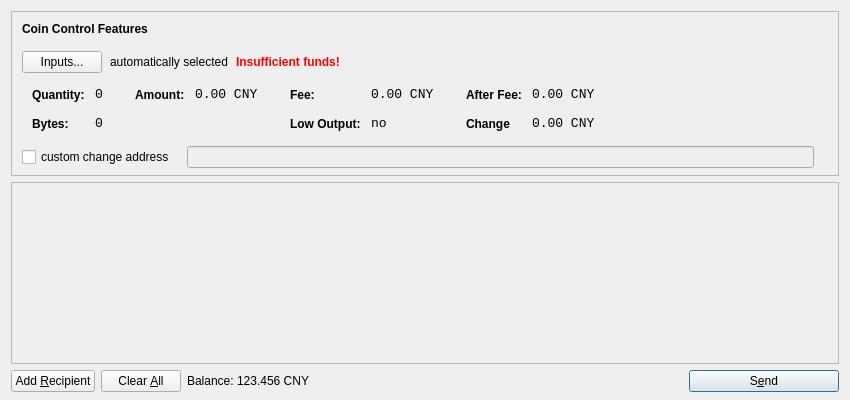
<?xml version="1.0" encoding="UTF-8"?>
<ui version="4.0">
 <class>SendCoinsDialog</class>
 <widget class="QDialog" name="SendCoinsDialog">
  <property name="geometry">
   <rect>
    <x>0</x>
    <y>0</y>
    <width>850</width>
    <height>400</height>
   </rect>
  </property>
  <property name="windowTitle">
   <string>Send Coins</string>
  </property>
  <layout class="QVBoxLayout" name="verticalLayout" stretch="0,1,0">
   <property name="bottomMargin">
    <number>8</number>
   </property>
   <item>
    <widget class="QFrame" name="frameCoinControl">
     <property name="sizePolicy">
      <sizepolicy hsizetype="Expanding" vsizetype="Expanding">
       <horstretch>0</horstretch>
       <verstretch>0</verstretch>
      </sizepolicy>
     </property>
     <property name="maximumSize">
      <size>
       <width>16777215</width>
       <height>16777215</height>
      </size>
     </property>
     <property name="frameShape">
      <enum>QFrame::StyledPanel</enum>
     </property>
     <property name="frameShadow">
      <enum>QFrame::Sunken</enum>
     </property>
     <layout class="QVBoxLayout" name="verticalLayoutCoinControl2">
      <property name="spacing">
       <number>-1</number>
      </property>
      <property name="leftMargin">
       <number>0</number>
      </property>
      <property name="topMargin">
       <number>0</number>
      </property>
      <property name="rightMargin">
       <number>0</number>
      </property>
      <property name="bottomMargin">
       <number>6</number>
      </property>
      <item>
       <layout class="QVBoxLayout" name="verticalLayoutCoinControl" stretch="0,0,0,0,1">
        <property name="spacing">
         <number>0</number>
        </property>
        <property name="leftMargin">
         <number>10</number>
        </property>
        <property name="topMargin">
         <number>10</number>
        </property>
        <item>
         <layout class="QHBoxLayout" name="horizontalLayoutCoinControl1">
          <property name="bottomMargin">
           <number>15</number>
          </property>
          <item>
           <widget class="QLabel" name="labelCoinControlFeatures">
            <property name="sizePolicy">
             <sizepolicy hsizetype="Preferred" vsizetype="Maximum">
              <horstretch>0</horstretch>
              <verstretch>0</verstretch>
             </sizepolicy>
            </property>
            <property name="font">
             <font>
              <weight>75</weight>
              <bold>true</bold>
             </font>
            </property>
            <property name="styleSheet">
             <string notr="true">font-weight:bold;</string>
            </property>
            <property name="text">
             <string>Coin Control Features</string>
            </property>
           </widget>
          </item>
         </layout>
        </item>
        <item>
         <layout class="QHBoxLayout" name="horizontalLayoutCoinControl2" stretch="0,0,0,0">
          <property name="spacing">
           <number>8</number>
          </property>
          <property name="bottomMargin">
           <number>10</number>
          </property>
          <item>
           <widget class="QPushButton" name="pushButtonCoinControl">
            <property name="styleSheet">
             <string notr="true"/>
            </property>
            <property name="text">
             <string>Inputs...</string>
            </property>
           </widget>
          </item>
          <item>
           <widget class="QLabel" name="labelCoinControlAutomaticallySelected">
            <property name="text">
             <string>automatically selected</string>
            </property>
            <property name="margin">
             <number>5</number>
            </property>
           </widget>
          </item>
          <item>
           <widget class="QLabel" name="labelCoinControlInsuffFunds">
            <property name="font">
             <font>
              <weight>75</weight>
              <bold>true</bold>
             </font>
            </property>
            <property name="styleSheet">
             <string notr="true">color:red;font-weight:bold;</string>
            </property>
            <property name="text">
             <string>Insufficient funds!</string>
            </property>
            <property name="margin">
             <number>5</number>
            </property>
           </widget>
          </item>
          <item>
           <spacer name="horizontalSpacerCoinControl">
            <property name="orientation">
             <enum>Qt::Horizontal</enum>
            </property>
            <property name="sizeHint" stdset="0">
             <size>
              <width>40</width>
              <height>1</height>
             </size>
            </property>
           </spacer>
          </item>
         </layout>
        </item>
        <item>
         <widget class="QWidget" name="widgetCoinControl" native="true">
          <property name="sizePolicy">
           <sizepolicy hsizetype="Preferred" vsizetype="Preferred">
            <horstretch>0</horstretch>
            <verstretch>0</verstretch>
           </sizepolicy>
          </property>
          <property name="minimumSize">
           <size>
            <width>0</width>
            <height>0</height>
           </size>
          </property>
          <property name="styleSheet">
           <string notr="true"/>
          </property>
          <layout class="QHBoxLayout" name="horizontalLayoutCoinControl5">
           <property name="margin">
            <number>0</number>
           </property>
           <item>
            <layout class="QHBoxLayout" name="horizontalLayoutCoinControl3" stretch="0,0,0,1">
             <property name="spacing">
              <number>20</number>
             </property>
             <property name="topMargin">
              <number>0</number>
             </property>
             <property name="bottomMargin">
              <number>10</number>
             </property>
             <item>
              <layout class="QFormLayout" name="formLayoutCoinControl1">
               <property name="horizontalSpacing">
                <number>10</number>
               </property>
               <property name="verticalSpacing">
                <number>14</number>
               </property>
               <property name="leftMargin">
                <number>10</number>
               </property>
               <property name="topMargin">
                <number>4</number>
               </property>
               <property name="rightMargin">
                <number>6</number>
               </property>
               <item row="0" column="0">
                <widget class="QLabel" name="labelCoinControlQuantityText">
                 <property name="styleSheet">
                  <string notr="true">font-weight:bold;</string>
                 </property>
                 <property name="text">
                  <string>Quantity:</string>
                 </property>
                 <property name="margin">
                  <number>0</number>
                 </property>
                </widget>
               </item>
               <item row="0" column="1">
                <widget class="QLabel" name="labelCoinControlQuantity">
                 <property name="font">
                  <font>
                   <family>Monospace</family>
                   <pointsize>10</pointsize>
                  </font>
                 </property>
                 <property name="cursor">
                  <cursorShape>IBeamCursor</cursorShape>
                 </property>
                 <property name="contextMenuPolicy">
                  <enum>Qt::ActionsContextMenu</enum>
                 </property>
                 <property name="text">
                  <string>0</string>
                 </property>
                 <property name="margin">
                  <number>0</number>
                 </property>
                 <property name="textInteractionFlags">
                  <set>Qt::LinksAccessibleByMouse|Qt::TextSelectableByKeyboard|Qt::TextSelectableByMouse</set>
                 </property>
                </widget>
               </item>
               <item row="1" column="0">
                <widget class="QLabel" name="labelCoinControlBytesText">
                 <property name="styleSheet">
                  <string notr="true">font-weight:bold;</string>
                 </property>
                 <property name="text">
                  <string>Bytes:</string>
                 </property>
                </widget>
               </item>
               <item row="1" column="1">
                <widget class="QLabel" name="labelCoinControlBytes">
                 <property name="font">
                  <font>
                   <family>Monospace</family>
                   <pointsize>10</pointsize>
                  </font>
                 </property>
                 <property name="cursor">
                  <cursorShape>IBeamCursor</cursorShape>
                 </property>
                 <property name="contextMenuPolicy">
                  <enum>Qt::ActionsContextMenu</enum>
                 </property>
                 <property name="text">
                  <string>0</string>
                 </property>
                 <property name="textInteractionFlags">
                  <set>Qt::LinksAccessibleByMouse|Qt::TextSelectableByKeyboard|Qt::TextSelectableByMouse</set>
                 </property>
                </widget>
               </item>
              </layout>
             </item>
             <item>
              <layout class="QFormLayout" name="formLayoutCoinControl2">
               <property name="horizontalSpacing">
                <number>10</number>
               </property>
               <property name="verticalSpacing">
                <number>14</number>
               </property>
               <property name="leftMargin">
                <number>6</number>
               </property>
               <property name="topMargin">
                <number>4</number>
               </property>
               <property name="rightMargin">
                <number>6</number>
               </property>
               <item row="0" column="0">
                <widget class="QLabel" name="labelCoinControlAmountText">
                 <property name="styleSheet">
                  <string notr="true">font-weight:bold;</string>
                 </property>
                 <property name="text">
                  <string>Amount:</string>
                 </property>
                 <property name="margin">
                  <number>0</number>
                 </property>
                </widget>
               </item>
               <item row="0" column="1">
                <widget class="QLabel" name="labelCoinControlAmount">
                 <property name="font">
                  <font>
                   <family>Monospace</family>
                   <pointsize>10</pointsize>
                  </font>
                 </property>
                 <property name="cursor">
                  <cursorShape>IBeamCursor</cursorShape>
                 </property>
                 <property name="contextMenuPolicy">
                  <enum>Qt::ActionsContextMenu</enum>
                 </property>
                 <property name="text">
                  <string notr="true">0.00 CNY</string>
                 </property>
                 <property name="textInteractionFlags">
                  <set>Qt::LinksAccessibleByMouse|Qt::TextSelectableByKeyboard|Qt::TextSelectableByMouse</set>
                 </property>
                </widget>
               </item>
              </layout>
             </item>
             <item>
              <layout class="QFormLayout" name="formLayoutCoinControl3">
               <property name="horizontalSpacing">
                <number>10</number>
               </property>
               <property name="verticalSpacing">
                <number>14</number>
               </property>
               <property name="leftMargin">
                <number>6</number>
               </property>
               <property name="topMargin">
                <number>4</number>
               </property>
               <property name="rightMargin">
                <number>6</number>
               </property>
               <item row="0" column="0">
                <widget class="QLabel" name="labelCoinControlFeeText">
                 <property name="styleSheet">
                  <string notr="true">font-weight:bold;</string>
                 </property>
                 <property name="text">
                  <string>Fee:</string>
                 </property>
                 <property name="margin">
                  <number>0</number>
                 </property>
                </widget>
               </item>
               <item row="0" column="1">
                <widget class="QLabel" name="labelCoinControlFee">
                 <property name="font">
                  <font>
                   <family>Monospace</family>
                   <pointsize>10</pointsize>
                  </font>
                 </property>
                 <property name="cursor">
                  <cursorShape>IBeamCursor</cursorShape>
                 </property>
                 <property name="contextMenuPolicy">
                  <enum>Qt::ActionsContextMenu</enum>
                 </property>
                 <property name="text">
                  <string notr="true">0.00 CNY</string>
                 </property>
                 <property name="textInteractionFlags">
                  <set>Qt::LinksAccessibleByMouse|Qt::TextSelectableByKeyboard|Qt::TextSelectableByMouse</set>
                 </property>
                </widget>
               </item>
               <item row="1" column="0">
                <widget class="QLabel" name="labelCoinControlLowOutputText">
                 <property name="styleSheet">
                  <string notr="true">font-weight:bold;</string>
                 </property>
                 <property name="text">
                  <string>Low Output:</string>
                 </property>
                </widget>
               </item>
               <item row="1" column="1">
                <widget class="QLabel" name="labelCoinControlLowOutput">
                 <property name="font">
                  <font>
                   <family>Monospace</family>
                   <pointsize>10</pointsize>
                  </font>
                 </property>
                 <property name="cursor">
                  <cursorShape>IBeamCursor</cursorShape>
                 </property>
                 <property name="contextMenuPolicy">
                  <enum>Qt::ActionsContextMenu</enum>
                 </property>
                 <property name="text">
                  <string>no</string>
                 </property>
                 <property name="textInteractionFlags">
                  <set>Qt::LinksAccessibleByMouse|Qt::TextSelectableByKeyboard|Qt::TextSelectableByMouse</set>
                 </property>
                </widget>
               </item>
              </layout>
             </item>
             <item>
              <layout class="QFormLayout" name="formLayoutCoinControl4">
               <property name="horizontalSpacing">
                <number>10</number>
               </property>
               <property name="verticalSpacing">
                <number>14</number>
               </property>
               <property name="leftMargin">
                <number>6</number>
               </property>
               <property name="topMargin">
                <number>4</number>
               </property>
               <property name="rightMargin">
                <number>6</number>
               </property>
               <item row="0" column="0">
                <widget class="QLabel" name="labelCoinControlAfterFeeText">
                 <property name="styleSheet">
                  <string notr="true">font-weight:bold;</string>
                 </property>
                 <property name="text">
                  <string>After Fee:</string>
                 </property>
                 <property name="margin">
                  <number>0</number>
                 </property>
                </widget>
               </item>
               <item row="0" column="1">
                <widget class="QLabel" name="labelCoinControlAfterFee">
                 <property name="font">
                  <font>
                   <family>Monospace</family>
                   <pointsize>10</pointsize>
                  </font>
                 </property>
                 <property name="cursor">
                  <cursorShape>IBeamCursor</cursorShape>
                 </property>
                 <property name="contextMenuPolicy">
                  <enum>Qt::ActionsContextMenu</enum>
                 </property>
                 <property name="text">
                  <string notr="true">0.00 CNY</string>
                 </property>
                 <property name="textInteractionFlags">
                  <set>Qt::LinksAccessibleByMouse|Qt::TextSelectableByKeyboard|Qt::TextSelectableByMouse</set>
                 </property>
                </widget>
               </item>
               <item row="1" column="0">
                <widget class="QLabel" name="labelCoinControlChangeText">
                 <property name="styleSheet">
                  <string notr="true">font-weight:bold;</string>
                 </property>
                 <property name="text">
                  <string>Change</string>
                 </property>
                </widget>
               </item>
               <item row="1" column="1">
                <widget class="QLabel" name="labelCoinControlChange">
                 <property name="font">
                  <font>
                   <family>Monospace</family>
                   <pointsize>10</pointsize>
                  </font>
                 </property>
                 <property name="cursor">
                  <cursorShape>IBeamCursor</cursorShape>
                 </property>
                 <property name="contextMenuPolicy">
                  <enum>Qt::ActionsContextMenu</enum>
                 </property>
                 <property name="text">
                  <string notr="true">0.00 CNY</string>
                 </property>
                 <property name="textInteractionFlags">
                  <set>Qt::LinksAccessibleByMouse|Qt::TextSelectableByKeyboard|Qt::TextSelectableByMouse</set>
                 </property>
                </widget>
               </item>
              </layout>
             </item>
            </layout>
           </item>
          </layout>
         </widget>
        </item>
        <item>
         <layout class="QHBoxLayout" name="horizontalLayoutCoinControl4" stretch="0,0,0">
          <property name="spacing">
           <number>12</number>
          </property>
          <property name="sizeConstraint">
           <enum>QLayout::SetDefaultConstraint</enum>
          </property>
          <property name="topMargin">
           <number>5</number>
          </property>
          <property name="rightMargin">
           <number>5</number>
          </property>
          <item>
           <widget class="QCheckBox" name="checkBoxCoinControlChange">
            <property name="text">
             <string>custom change address</string>
            </property>
           </widget>
          </item>
          <item>
           <widget class="QLineEdit" name="lineEditCoinControlChange">
            <property name="enabled">
             <bool>false</bool>
            </property>
            <property name="sizePolicy">
             <sizepolicy hsizetype="Expanding" vsizetype="Fixed">
              <horstretch>0</horstretch>
              <verstretch>0</verstretch>
             </sizepolicy>
            </property>
           </widget>
          </item>
          <item>
           <widget class="QLabel" name="labelCoinControlChangeLabel">
            <property name="sizePolicy">
             <sizepolicy hsizetype="Preferred" vsizetype="Expanding">
              <horstretch>0</horstretch>
              <verstretch>0</verstretch>
             </sizepolicy>
            </property>
            <property name="minimumSize">
             <size>
              <width>0</width>
              <height>0</height>
             </size>
            </property>
            <property name="text">
             <string/>
            </property>
            <property name="margin">
             <number>3</number>
            </property>
           </widget>
          </item>
         </layout>
        </item>
        <item>
         <spacer name="verticalSpacerCoinControl">
          <property name="orientation">
           <enum>Qt::Vertical</enum>
          </property>
          <property name="sizeHint" stdset="0">
           <size>
            <width>800</width>
            <height>1</height>
           </size>
          </property>
         </spacer>
        </item>
       </layout>
      </item>
     </layout>
    </widget>
   </item>
   <item>
    <widget class="QScrollArea" name="scrollArea">
     <property name="widgetResizable">
      <bool>true</bool>
     </property>
     <widget class="QWidget" name="scrollAreaWidgetContents">
      <property name="geometry">
       <rect>
        <x>0</x>
        <y>0</y>
        <width>830</width>
        <height>165</height>
       </rect>
      </property>
      <layout class="QVBoxLayout" name="verticalLayout_2">
       <property name="margin">
        <number>0</number>
       </property>
       <item>
        <layout class="QVBoxLayout" name="entries">
         <property name="spacing">
          <number>6</number>
         </property>
        </layout>
       </item>
       <item>
        <spacer name="verticalSpacer">
         <property name="orientation">
          <enum>Qt::Vertical</enum>
         </property>
         <property name="sizeHint" stdset="0">
          <size>
           <width>20</width>
           <height>40</height>
          </size>
         </property>
        </spacer>
       </item>
      </layout>
     </widget>
    </widget>
   </item>
   <item>
    <layout class="QHBoxLayout" name="horizontalLayout">
     <item>
      <widget class="QPushButton" name="addButton">
       <property name="toolTip">
        <string>Send to multiple recipients at once</string>
       </property>
       <property name="text">
        <string>Add &amp;Recipient</string>
       </property>
       <property name="autoDefault">
        <bool>false</bool>
       </property>
      </widget>
     </item>
     <item>
      <widget class="QPushButton" name="clearButton">
       <property name="sizePolicy">
        <sizepolicy hsizetype="Minimum" vsizetype="Fixed">
         <horstretch>0</horstretch>
         <verstretch>0</verstretch>
        </sizepolicy>
       </property>
       <property name="toolTip">
        <string>Remove all transaction fields</string>
       </property>
       <property name="text">
        <string>Clear &amp;All</string>
       </property>
       <property name="autoRepeatDelay">
        <number>300</number>
       </property>
       <property name="autoDefault">
        <bool>false</bool>
       </property>
      </widget>
     </item>
     <item>
      <layout class="QHBoxLayout" name="horizontalLayout_2">
       <property name="spacing">
        <number>3</number>
       </property>
       <item>
        <widget class="QLabel" name="label">
         <property name="sizePolicy">
          <sizepolicy hsizetype="Preferred" vsizetype="Fixed">
           <horstretch>0</horstretch>
           <verstretch>0</verstretch>
          </sizepolicy>
         </property>
         <property name="text">
          <string>Balance:</string>
         </property>
        </widget>
       </item>
       <item>
        <widget class="QLabel" name="labelBalance">
         <property name="sizePolicy">
          <sizepolicy hsizetype="Preferred" vsizetype="Fixed">
           <horstretch>0</horstretch>
           <verstretch>0</verstretch>
          </sizepolicy>
         </property>
         <property name="cursor">
          <cursorShape>IBeamCursor</cursorShape>
         </property>
         <property name="text">
          <string notr="true">123.456 CNY</string>
         </property>
         <property name="textInteractionFlags">
          <set>Qt::LinksAccessibleByMouse|Qt::TextSelectableByKeyboard|Qt::TextSelectableByMouse</set>
         </property>
        </widget>
       </item>
      </layout>
     </item>
     <item>
      <spacer name="horizontalSpacer">
       <property name="orientation">
        <enum>Qt::Horizontal</enum>
       </property>
       <property name="sizeHint" stdset="0">
        <size>
         <width>40</width>
         <height>20</height>
        </size>
       </property>
      </spacer>
     </item>
     <item>
      <widget class="QPushButton" name="sendButton">
       <property name="minimumSize">
        <size>
         <width>150</width>
         <height>0</height>
        </size>
       </property>
       <property name="toolTip">
        <string>Confirm the send action</string>
       </property>
       <property name="text">
        <string>S&amp;end</string>
       </property>
       <property name="icon">
        <iconset resource="../bitcoin.qrc">
         <normaloff>:/icons/send</normaloff>:/icons/send</iconset>
       </property>
       <property name="default">
        <bool>true</bool>
       </property>
      </widget>
     </item>
    </layout>
   </item>
  </layout>
 </widget>
 <resources>
  <include location="../bitcoin.qrc"/>
 </resources>
 <connections/>
</ui>
